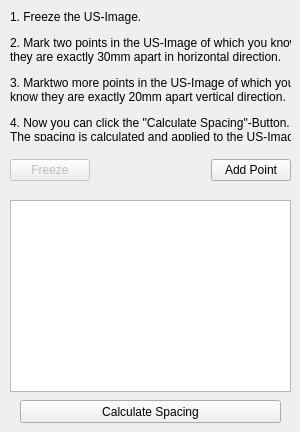
       <widget class="QWidget" name="m_Spacing">
        <attribute name="title">
         <string>Spacing</string>
        </attribute>
        <widget class="QWidget" name="gridLayoutWidget">
         <property name="geometry">
          <rect>
           <x>10</x>
           <y>150</y>
           <width>281</width>
           <height>41</height>
          </rect>
         </property>
         <layout class="QGridLayout" name="gridLayout">
          <item row="0" column="2">
           <widget class="QPushButton" name="m_SpacingAddPoint">
            <property name="text">
             <string>Add Point</string>
            </property>
           </widget>
          </item>
          <item row="0" column="1">
           <spacer name="horizontalSpacer_5">
            <property name="orientation">
             <enum>Qt::Horizontal</enum>
            </property>
            <property name="sizeType">
             <enum>QSizePolicy::Expanding</enum>
            </property>
            <property name="sizeHint" stdset="0">
             <size>
              <width>40</width>
              <height>20</height>
             </size>
            </property>
           </spacer>
          </item>
          <item row="0" column="0">
           <widget class="QPushButton" name="m_SpacingBtnFreeze">
            <property name="enabled">
             <bool>false</bool>
            </property>
            <property name="text">
             <string>Freeze</string>
            </property>
           </widget>
          </item>
         </layout>
        </widget>
        <widget class="QLabel" name="label_49">
         <property name="geometry">
          <rect>
           <x>10</x>
           <y>10</y>
           <width>281</width>
           <height>131</height>
          </rect>
         </property>
         <property name="text">
          <string>&lt;html&gt;&lt;head/&gt;&lt;body&gt;&lt;p&gt;1. Freeze the US-Image.&lt;/p&gt;&lt;p&gt;2. Mark two points in the US-Image of which you know &lt;br/&gt;they are exactly 30mm apart in horizontal direction.&lt;/p&gt;&lt;p&gt;3. Marktwo more points in the US-Image of which you &lt;br/&gt;know they are exactly 20mm apart vertical direction.&lt;/p&gt;&lt;p&gt;4. Now you can click the &amp;quot;Calculate Spacing&amp;quot;-Button. &lt;br/&gt;The spacing is calculated and applied to the US-Image.&lt;/p&gt;&lt;/body&gt;&lt;/html&gt;</string>
         </property>
         <property name="alignment">
          <set>Qt::AlignLeading|Qt::AlignLeft|Qt::AlignTop</set>
         </property>
        </widget>
        <widget class="QListWidget" name="m_SpacingPointsList">
         <property name="geometry">
          <rect>
           <x>10</x>
           <y>200</y>
           <width>281</width>
           <height>192</height>
          </rect>
         </property>
        </widget>
        <widget class="QPushButton" name="m_CalculateSpacing">
         <property name="geometry">
          <rect>
           <x>20</x>
           <y>400</y>
           <width>261</width>
           <height>23</height>
          </rect>
         </property>
         <property name="text">
          <string>Calculate Spacing</string>
         </property>
        </widget>
       </widget>
